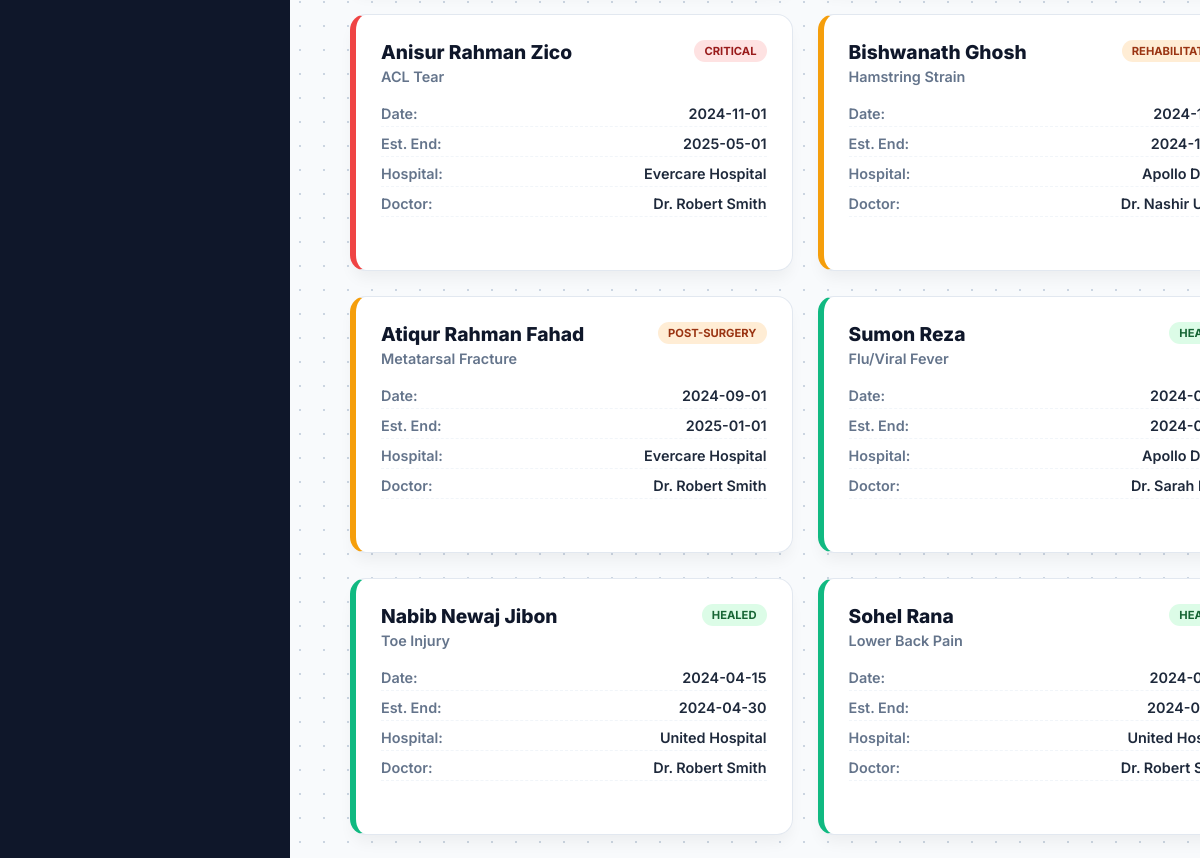
Page /codes/medicalReport.php (signed in, middle part) on the earlier database version.
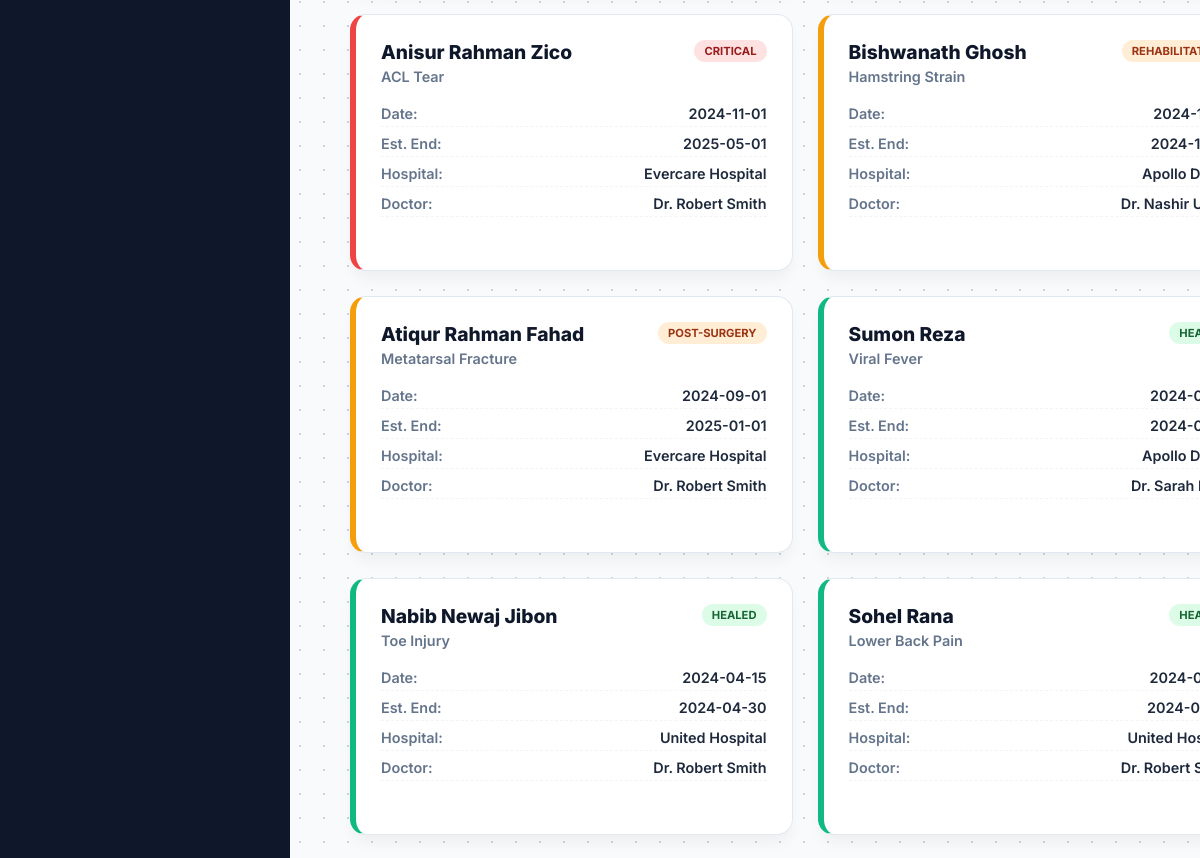
Same page on the later database version.
### tables this page shows
CREATE TABLE `medical_record` (
  `Prescription_ID` int(11) NOT NULL,
  `Player_ID` int(11) NOT NULL,
  `Doctor_in_charge` varchar(100) DEFAULT NULL,
  `Recovery_status` varchar(50) DEFAULT NULL,
  `Hospital` varchar(100) DEFAULT NULL,
  `Injury_Type` varchar(100) DEFAULT NULL,
  `Injured_from` date DEFAULT NULL,
  `Injured_to` date DEFAULT NULL
);

CREATE TABLE `users` (
  `User_ID` int(11) NOT NULL,
  `Name` varchar(100) NOT NULL,
  `Age` int(11) DEFAULT NULL,
  `NID` varchar(50) DEFAULT NULL,
  `Email` varchar(100) DEFAULT NULL,
  `Address` varchar(255) DEFAULT NULL,
  `Phone_No` varchar(20) DEFAULT NULL,
  `Date_of_Birth` date DEFAULT NULL,
  `salary` decimal(10,2) DEFAULT NULL,
  `contract_start_date` date DEFAULT NULL,
  `contract_end_date` date DEFAULT NULL,
  `Password` varchar(255) NOT NULL,
  `Role` varchar(20) NOT NULL
);

### codes/medicalReport.php (the view, shortened to what this page needs)
<?php
require_once('dbconnect.php');
$user_id = $_SESSION['user_id'];
$role = $_SESSION['user_role'];
if ($role == 'regular_player') {
    $query = "SELECT m.*, u.Name FROM Medical_Record m JOIN users u ON m.Player_ID = u.User_ID WHERE m.Player_ID = '$user_id' ORDER BY m.Injured_from DESC";
} else {
    $query = "SELECT m.*, u.Name FROM Medical_Record m JOIN users u ON m.Player_ID = u.User_ID ORDER BY m.Injured_from DESC";
}
$result = mysqli_query($conn, $query);
?>
<!DOCTYPE html>
<html lang="en">
<head>
    <link rel="stylesheet" href="medicalReport.css">
</head>
<body>
    <div class="dashboard-container">
        <aside class="sidebar">
        </aside>
        <div class="main-content">
            <div class="content-wrapper fade-in">
                <div class="injury-grid">
                    <?php while ($row = mysqli_fetch_assoc($result)):
                        $status_class = 'card-orange';
                        $s = strtolower($row['Recovery_status']);
                        if (strpos($s, 'heal') !== false)
                            $status_class = 'card-green';
                        elseif (strpos($s, 'critic') !== false || strpos($s, 'tear') !== false)
                            $status_class = 'card-red';
                        ?>
                        <div class="injury-card <?php echo $status_class; ?>">
                            <div class="card-top">
                                <div class="player-info">
                                    <span class="player-name"><?php echo htmlspecialchars($row['Name']); ?></span>
                                    <span class="injury-name"><?php echo htmlspecialchars($row['Injury_Type']); ?></span>
                                </div>
                                <div class="status-pill">
                                    <?php echo htmlspecialchars($row['Recovery_status']); ?>
                                </div>
                            </div>
                            <div class="card-body">
                                <div class="detail-row">
                                    <span class="label">Date:</span>
                                    <span class="value"><?php echo $row['Injured_from']; ?></span>
                                </div>
                                <div class="detail-row">
                                    <span class="label">Est. End:</span>
                                    <span class="value"><?php echo $row['Injured_to']; ?></span>
                                </div>
                                <div class="detail-row">
                                    <span class="label">Hospital:</span>
                                    <span class="value"><?php echo htmlspecialchars($row['Hospital']); ?></span>
                                </div>
                                <div class="detail-row">
                                    <span class="label">Doctor:</span>
                                    <span class="value"><?php echo htmlspecialchars($row['Doctor_in_charge']); ?></span>
                                </div>
                            </div>
                        </div>
                    <?php endwhile; ?>
                </div>
            </div>
        </div>
    </div>
</body>
</html>

Differences in the rows shown:
changed medical_record "Sumon Reza": Injury_Type "Flu/Viral Fever" → "Viral Fever"
